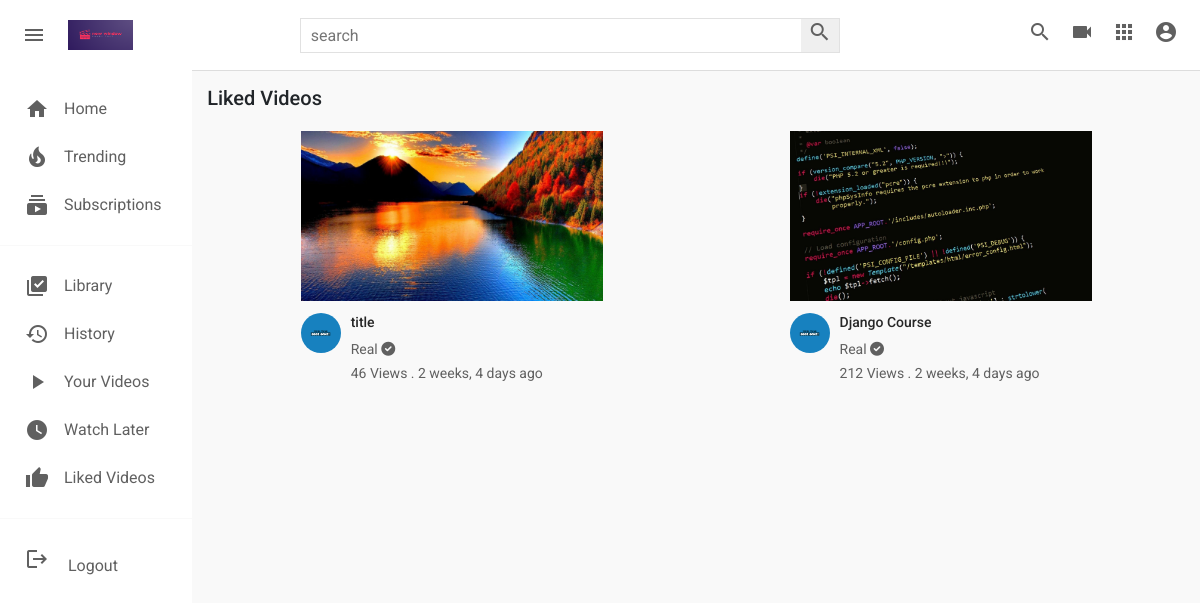
The page /videos/liked/ (signed in) on the database its author committed.
### videos/models.py (models this page shows, shortened)
class Video(models.Model):
    video = models.FileField(upload_to=user_directory_path)
    image = models.ImageField(upload_to=user_directory_path, null=True, blank=True)
    title = models.CharField(max_length=200)
    description = models.TextField(null=True, blank=True)
    tags = TaggableManager()
    date = models.DateTimeField(auto_now_add=True)
    visibilty = models.CharField(choices=get_visibility_values(), default="public", max_length=20)
    user = models.ForeignKey(User, on_delete=models.CASCADE, null=True, related_name="user")
    likes = models.ManyToManyField(User, related_name="likes")
    views = models.PositiveIntegerField(default=0)
    featured = models.BooleanField(default=False)

### users/models.py (models this page shows, shortened)
class User(AbstractUser):
    email = models.EmailField(unique=True, null=True)
    username = models.CharField(max_length=1000, unique=True)
    USERNAME_FIELD = 'email'
    REQUIRED_FIELDS = ['username']

### channels/models.py (models this page shows, shortened)
class Channel(models.Model):
    channel_name = models.CharField(max_length=200)
    full_name = models.CharField(max_length=200, null=True)
    banner = models.ImageField(upload_to=user_directory_path, null=True, blank=True)
    channel_art = models.ImageField(upload_to=user_directory_path, null=True, blank=True)
    description = models.TextField(null=True, blank=True)
    status = models.CharField(choices=STATUS, max_length=50, default="active")
    verified = models.BooleanField(default=False)
    joined_date = models.DateTimeField(auto_now_add=True)
    business_email = models.EmailField(null=True, blank=True)
    make_business_email_public = models.BooleanField(default=True)
    business_location = models.TextField(null=True, blank=True)
    make_business_location_public = models.BooleanField(default=False)
    total_views = models.IntegerField(default=0)
    website = models.URLField(null=True)
    instagram = models.URLField(null=True)
    twitter = models.URLField(null=True)
    facebook = models.URLField(null=True)
    keywords = TaggableManager()
    user = models.OneToOneField(User, on_delete=models.SET_NULL, null=True, related_name="channel")
    subscribers = models.ManyToManyField(User, related_name="user_subscribers")

### videos/views.py (the view)
# urls.py: path('liked/', views.liked_videos_index, name='videos.liked.index'),
def liked_videos_index(request):
    videos = Video.objects.filter(visibilty='public')
    liked_videos = videos.filter(likes__in=[request.user])
    context = {
        "videos": liked_videos
    }
    return render(request, 'videos/liked-videos-index.html', context)

### templates/videos/liked-videos-index.html (shortened to what this page needs)
{% extends 'base.html' %}
{% load static %}
{% block style %}
    <link rel="stylesheet" href="{% static 'css/style.css' %}">
{% endblock style %}
{% block content %}
    <div class="mainBody">
        {% include 'partials/sidebar.html' %}
        <div class="videos">
            <div class="drop-down-container">
                <h1>Liked Videos</h1>
            </div>
            <div class="video-container">
                {% for video in videos %}
                    <div class="video">
                        <div class="video-thumbnail">
                            {% if video.image %}
                                <a href="{% url 'videos.show' video.id %}"><img src="{{ video.image.url }}" alt="cover-video"></a>
                            {% endif %}
                        </div>
                        <div class="video-details">
                            <div class="author">
                                <a href=""><img src="{{ video.user.channel.banner.url }}" alt="{{ video.user.channel.channel_name }} image"></a>
                            </div>
                            <div class="title">
                                <a href="{% url 'videos.show' video.id %}"><h3>{{ video.title|truncatechars:30 }}</h3></a>
                                <a href="">
                                    <small>{{ video.user.channel.channel_name }}
                                        {% if video.user.channel.verified %}
                                            <i class="fas fa-check-circle"></i>
                                        {% endif %}
                                    </small>
                                </a>
                                <span><small>{{ video.views }} Views . {{ video.date | timesince }} ago</small></span>
                            </div>
                        </div>
                    </div>
                {% endfor %}
            </div>
        </div>
    </div>
{% endblock content %}

### static/css/style.css (style rules this page uses)
* { margin: 0; padding: 0; box-sizing: border-box; }
body { font-family: 'Roboto', 'sans-serif'; }
h1 { font-size: 20px; }
.mainBody { height: calc(100vh - 70px); display: flex; overflow: hidden; }
.videos { background-color: #f9f9f9; width: 100%; height: 100%; padding: 15px 15px; border-top: 1px solid #ddd; overflow-y: scroll; }
.drop-down-container { padding-bottom: 13px; display: flex; align-items: center; justify-content: space-between; }
.video-container { display: flex; flex-direction: row; justify-content: space-around; flex-wrap: wrap; }
.video { width: 302px; margin-bottom: 30px; }
.video-thumbnail { width: 100%; height: 170px; }
.video-thumbnail img { object-fit: cover; height: 100%; width: 100%; }
.video-details { margin-top: 12px; display: flex; margin-right: 10px; }
.video-details .author img { object-fit: cover; border-radius: 50%; width: 40px; height: 40px; margin-right: 10px; }
.video-details .title { display: flex; flex-direction: column; }
.video-details .title h3 { color: #272727; line-height: 18px; font-size: 14px; margin-bottom: 6px; }
.video-details .title a,span { text-decoration: none; color: rgb(96, 96, 96); }

### static/css/login.css (style rules this page uses)
* { font-family: 'Roboto', 'sans-serif'; }

### templates/base.html (style rules this page uses)
a { text-decoration: none; }

### rows shown on the page
Video: image (picture), user.channel.banner (picture), title "title", user.channel.channel_name "Real", views "46", date "2 weeks, 4 days"
Video: image (picture), user.channel.banner (picture), title "Django Course", user.channel.channel_name "Real", views "212", date "2 weeks, 4 days"
